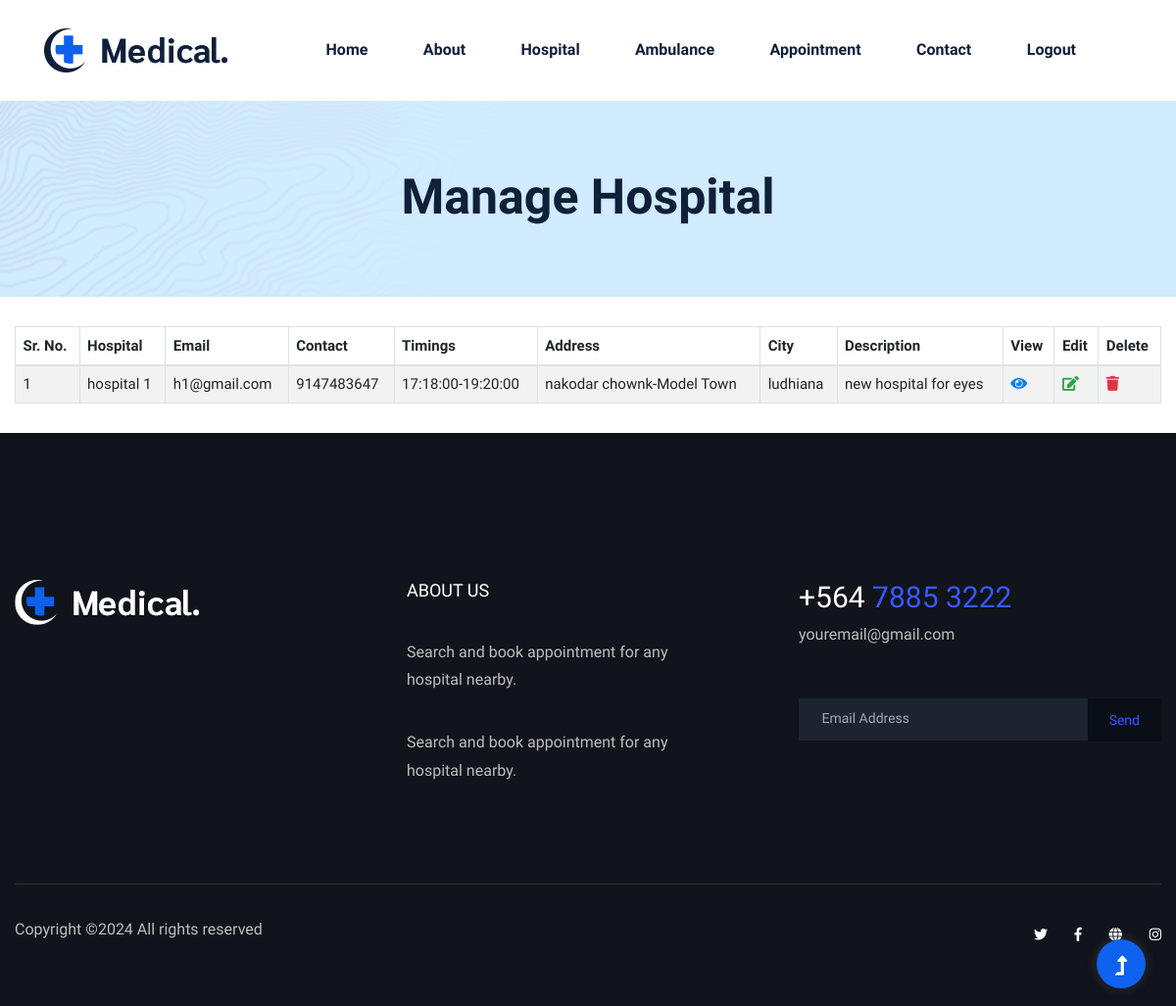
The app's page /manage_hospital.php (signed in) with its own data.
### tables this page shows
CREATE TABLE `hospital` (
  `id` int(5) NOT NULL,
  `hospital_name` varchar(250) NOT NULL,
  `email` varchar(250) NOT NULL,
  `password` varchar(250) NOT NULL,
  `contact` bigint(50) NOT NULL,
  `thumbnail` varchar(250) NOT NULL,
  `opentiming` time NOT NULL,
  `closetime` time NOT NULL,
  `description` longtext NOT NULL,
  `location` varchar(255) NOT NULL,
  `city` varchar(250) NOT NULL,
  `address` longtext NOT NULL,
  `status` varchar(50) NOT NULL DEFAULT 'Active',
  `created_at` timestamp NOT NULL DEFAULT current_timestamp()
);

### manage_hospital.php (the view, shortened to what this page needs)
<?php
include('header.php');
?>
    <div class="slider-area2">
        <div class="slider-height2 d-flex align-items-center">
            <div class="container">
                <div class="row">
                <div class="col-xl-12">
                    <div class="hero-cap hero-cap2 text-center">
                        <h2>Manage Hospital</h2>
                    </div>
                </div>
                </div>
            </div>
        </div>
    </div>
    <div class="container-fluid my-5">
        <table class="table table-bordered table-striped table-hover font2 ">
            <thead>
                <tr>
                    <th>Sr. No.</th>
                    <th>Hospital</th>
                    <th>Email</th>
                    <th>Contact</th>
                    <th>Timings</th>
                    <th>Address</th>
                    <th>City</th>
                    <th>Description</th>
                    <th>View</th>
                    <th>Edit</th>
                    <th>Delete</th>
                </tr>
            </thead>
            <tbody>
                <?php
                $query="SELECT * from `hospital`";
                include('config.php');
                $res=mysqli_query($conn,$query);
                $sno=1;
                while($data=mysqli_fetch_array($res)){
                    ?>
                    <tr>
                        <td><?php echo $sno?></td>
                        <td><?php echo $data['hospital_name']?></td>
                        <td><?php echo $data['email']?></td>
                        <td><?php echo $data['contact']?></td>
                        <td><?php echo $data['opentiming']."-".$data['closetime']?></td>
                        <td><?php echo $data['location']."-".$data['address']?></td>
                        <td><?php echo $data['city']?></td>
                        <td><?php echo $data['description']?></td>
                        <td>
                            <a href="view_hospital.php?id=<?php echo $data['id']?>" class="text-primary"><i class="fa fa-eye"></i></a>
                        </td>
                        <td>
                            <a href="edit_hospital.php?id=<?php echo $data['id']?>" class="text-success"><i class="fa fa-edit"></i></a>
                        </td>
                        <td>
                            <a href="delete_hospital.php?id=<?php echo $data['id']?>" class="text-danger"><i class="fa fa-trash"></i></a>
                        </td>
                    </tr>
                    <?php
                    $sno++;
                }
                ?>
            </tbody>
        </table>
    </div>
<?php
include('footer.php');
?>

### style1.css (style rules this page uses)
.font2 { font-weight:450; font-size: 15px; }

### records on screen
hospital: hospital_name "hospital 1", email "h1@gmail.com", contact "9147483647", opentiming "17:18:00", closetime "19:20:00", location "nakodar chownk", address "Model Town", city "ludhiana", description "new hospital for eyes"
